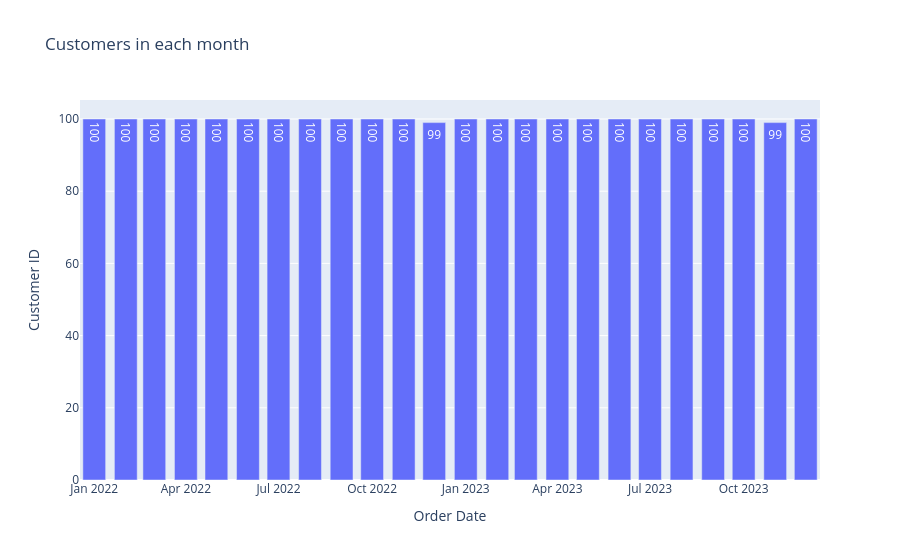

The cell this chart's notebook holds for it:
### Markdown cell above
5.How many customers in each month

### Code cell
df['Order Date'] = pd.to_datetime(df['Order Date'])

cust_mon = (
    df.groupby(df['Order Date'].dt.to_period('M'))['Customer ID']
      .nunique()      # عدد العملاء المختلفين في كل شهر
      .reset_index()
)

cust_mon['Order Date'] = cust_mon['Order Date'].astype(str)

px.bar(cust_mon, x='Order Date', y='Customer ID',text_auto=True,title='Customers in each month')

### Figure 1 — Plotly figure (JSON) as saved in the notebook; plotly's stock layout.template omitted (floating-point values rounded to 4 significant figures)
{"data": [{"hovertemplate": "Order Date=%{x}<br>Customer ID=%{y}<extra></extra>", "legendgroup": "", "marker": {"color": "#636efa", "pattern": {"shape": ""}}, "name": "", "orientation": "v", "showlegend": false, "textposition": "auto", "texttemplate": "%{y}", "type": "bar", "x": ["2022-01", "2022-02", "2022-03", "2022-04", "2022-05", "2022-06", "2022-07", "2022-08", "2022-09", "2022-10", "2022-11", "2022-12", "2023-01", "2023-02", "2023-03", "2023-04", "2023-05", "2023-06", "2023-07", "2023-08", "2023-09", "2023-10", "2023-11", "2023-12"], "xaxis": "x", "y": [100, 100, 100, 100, 100, 100, 100, 100, 100, 100, 100, 99, 100, 100, 100, 100, 100, 100, 100, 100, 100, 100, 99, 100], "yaxis": "y"}], "layout": {"barmode": "relative", "legend": {"tracegroupgap": 0}, "title": {"text": "Customers in each month"}, "xaxis": {"anchor": "y", "domain": [0, 1], "title": {"text": "Order Date"}}, "yaxis": {"anchor": "x", "domain": [0, 1], "title": {"text": "Customer ID"}}}}
